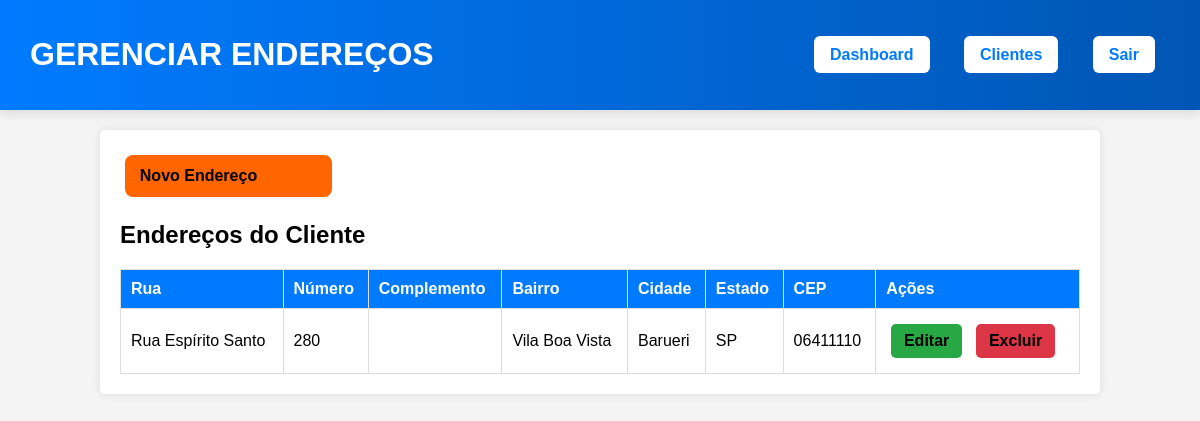
Page /gerenciarEnderecos.php?id=16 (signed in) on the committed database.
### tables this page shows
CREATE TABLE `enderecos` (
  `id` int NOT NULL AUTO_INCREMENT,
  `cliente_id` int NOT NULL,
  `rua` varchar(255) NOT NULL,
  `numero` varchar(10) NOT NULL,
  `complemento` varchar(100) DEFAULT NULL,
  `bairro` varchar(100) NOT NULL,
  `cidade` varchar(100) NOT NULL,
  `estado` char(2) NOT NULL,
  `cep` varchar(10) NOT NULL,
  PRIMARY KEY (`id`),
  KEY `cliente_id` (`cliente_id`),
  CONSTRAINT `enderecos_ibfk_1` FOREIGN KEY (`cliente_id`) REFERENCES `clientes` (`id`) ON DELETE CASCADE
);

### app/services/enderecoServices.php (called while the page is built, shortened)
<?php
function listarEnderecosPorCliente($pdo, $cliente_id) {
    $sql = "SELECT id, rua, numero, complemento, bairro, cidade, estado, cep FROM enderecos WHERE cliente_id = ?";
    $stmt = $pdo->prepare($sql);
    $stmt->execute([$cliente_id]);
    return $stmt->fetchAll(PDO::FETCH_ASSOC);
}

### public/gerenciarEnderecos.php (the view, shortened to what this page needs)
<?php
require_once __DIR__ . '/../app/config/config.php';
require_once __DIR__ . '/../app/services/enderecoServices.php';
$pdo = conectarBanco();
$cliente_id = $_GET['id'];
$enderecos = listarEnderecosPorCliente($pdo, $cliente_id);
?>
<!DOCTYPE html>
<html lang="pt-BR">
<head>
    <link rel="stylesheet" href="assets/css/gerenciarEnderecos.css">
</head>
<body>
    <header class="header-enderecos">
        <h1>GERENCIAR ENDEREÇOS</h1>
        <nav>
            <a href="dashboard.php" class="btn-enderecos-ger">Dashboard</a>
            <a href="clientes.php" class="btn-enderecos-ger">Clientes</a>
            <a href="logout.php" class="btn-enderecos-ger">Sair</a>
        </nav>
    </header>
    <div class="container">
    <a href="adicionarEnderecos.php?id=<?= $cliente_id ?>" class="btn adicionar">Novo Endereço</a>
        <h2>Endereços do Cliente</h2>
        <table>
            <thead>
                <tr>
                    <th>Rua</th>
                    <th>Número</th>
                    <th>Complemento</th>
                    <th>Bairro</th>
                    <th>Cidade</th>
                    <th>Estado</th>
                    <th>CEP</th>
                    <th>Ações</th>
                </tr>
            </thead>
            <tbody>
                <?php foreach ($enderecos as $endereco): ?>
                    <tr>
                        <td><?= htmlspecialchars($endereco['rua']) ?></td>
                        <td><?= htmlspecialchars($endereco['numero']) ?></td>
                        <td><?= htmlspecialchars($endereco['complemento']) ?></td>
                        <td><?= htmlspecialchars($endereco['bairro']) ?></td>
                        <td><?= htmlspecialchars($endereco['cidade']) ?></td>
                        <td><?= htmlspecialchars($endereco['estado']) ?></td>
                        <td><?= htmlspecialchars($endereco['cep']) ?></td>
                        <td>
                            <a href="editarEnderecos.php?id=<?= $endereco['id'] ?>" class="btn editar">Editar</a>
                            <a href="excluirEnderecos.php?id=<?= $endereco['id'] ?>" class="btn excluir">Excluir</a>
                        </td>
                    </tr>
                <?php endforeach; ?>
            </tbody>
        </table>
    </div>
</body>
</html>

### public/assets/css/gerenciarEnderecos.css (style rules this page uses)
body { font-family: Arial, sans-serif; background-color: #f4f4f4; margin: 0; padding: 0; }
header { background: #007bff; color: white; padding: 15px; text-align: center; }
nav a { color: white; margin: 0 15px; text-decoration: none; font-weight: bold; }
.container { width: 80%; margin: auto; background: white; padding: 20px; box-shadow: 0px 0px 10px rgba(0, 0, 0, 0.1); border-radius: 5px; margin-top: 20px; }
table { width: 100%; border-collapse: collapse; margin-top: 1.1rem; }
th, td { border: 1px solid #ddd; padding: 10px; text-align: left; }
th { background-color: #007bff; color: white; }
.header-enderecos { background: linear-gradient(90deg, #007bff 0%, #0056b3 100%); color: white; display: flex; justify-content: space-between; align-items: center; padding: 15px 30px; box-shadow: 0px 4px 10px rgba(0, 0, 0, 0.1); }
.header-enderecos h1 { font-size: 1.5rem; font-weight: bold; text-transform: uppercase; letter-spacing: 1px; color: white; text-shadow: 2px 2px 5px rgba(0, 0, 0, 0.089); background: linear-gradient(90deg, #ffffff, #ffffff); -webkit-background-clip: text; -webkit-text-fill-color: transparent; animation: fadeIn 1s ease-in-out; }
.btn-enderecos-ger { background: white; color: #007bff; padding: 10px 16px; font-size: 16px; font-weight: bold; text-decoration: none; border-radius: 6px; transition: all 0.3s ease-in-out; }
.btn { padding: 0.5rem 0.8rem; text-decoration: none; color: rgb(0, 0, 0); border-radius: 5px; font-weight: bold; display: inline-block; margin: 0.30rem; }
.btn.adicionar { display: inline-block; padding: 12px; background: #ff6500; color: black; font-size: 16px; font-weight: bold; border-radius: 8px; cursor: pointer; text-decoration: none; transition: all 0.3s ease-in-out; text-align: left; width: 180px; padding-left: 15px; }
.editar { background-color: #28a745; transition: all 0.3s ease-in-out; }
.excluir { background-color: #dc3545; transition: all 0.3s ease-in-out; }

### rows in the picture
enderecos: rua "Rua Espírito Santo", numero "280", bairro "Vila Boa Vista", cidade "Barueri", estado "SP", cep "06411110"
